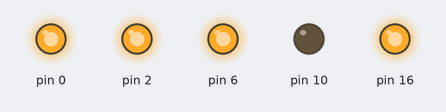
Recording of a sketch running on a simulated Arduino Uno, built with avr-gcc and run on an emulated ATmega328P. Parts: output pins drawn as LEDs (lit = HIGH).

Above: at 0.4 s.
At 11.3 s:
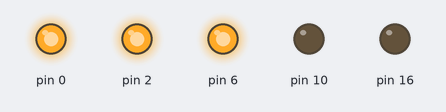
Timing chart, 0 to 31.3 s (numbered marks = the images above):
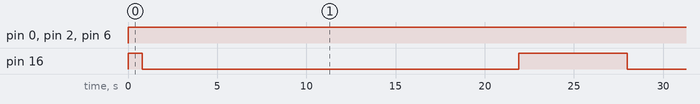

Measured:
- by itself, pin 0, pin 2, pin 6: LOW → HIGH at 0.00 s
- by itself, pin 16: repeats every 27.2 s: LOW 21.1 s, HIGH 6.1 s
- by itself, everything shown: repeats every 27.2 s, in 3 steps

The sketch:

CocaColaOutsideIn.ino
```cpp
#include "Constants.h"

void setup() {
    for (int i = 0; i < sizeof(Lights); i++) {
        pinMode(Lights[i], PATTERN_INITIALIZE);
    }
}

// code above the man is ignored by the emulator
// code below it is transpiled into js and run by the emulator

// )'(
// Scenes
// roughly: anything that calls `digitalWrite();` is a scene

void loop() {
    for (int i = 0; i < sizeof(Lights); i++) {
      digitalWrite(Lights[i], PATTERN_OFF);
      delay(none);
    }

    for (int i = 0; i < sizeof(letters); i++) {
        digitalWrite(letters[i], PATTERN_ON);
        delay(normal);
    }

    for (int i = 0, j = sizeof(background) - 1; i < (sizeof(background) / 2); i++, j--) {
        digitalWrite(background[i], PATTERN_ON);
        delay(none);
        digitalWrite(background[j], PATTERN_ON);
        delay(minimal);
    }

    delay(extended);

    for (int i = (sizeof(background) / 2) - 1, j = i + 1; i >= 0; i--, j++) {
        digitalWrite(background[i], PATTERN_OFF);
        delay(none);
        digitalWrite(background[j], PATTERN_OFF);
        delay(minimal);
    }

    delay(normal);

    for (int i = 0; i < sizeof(letters); i++) {
        digitalWrite(letters[i], PATTERN_OFF);
        delay(none);
    }

    delay(ish);
}
```

Constants.h
```cpp
typedef enum {
    HackH = 48,
    HackA = 26,
    HackC = 24,
    HackK = 46,
    MiddleA = 36,
    ColaC = 38,
    ColaO = 28,
    ColaL = 40,
    ColaA = 30,
    RedZero = 44,
    RedOne = 34,
    RedTwo = 50,
    RedThree = 42,
    RedFour = 22,
    RedFive = 32
 } PatternToPin;

static int Lights[16] = {
    HackH,
    HackA,
    HackC,
    HackK,
    MiddleA,
    ColaC,
    ColaO,
    ColaL,
    ColaA,
    RedZero,
    RedOne,
    RedTwo,
    RedThree,
    RedFour,
    RedFive
};

int letters[] = {
    HackH,
    HackA,
    HackC,
    HackK,
    MiddleA,
    ColaC,
    ColaO,
    ColaL,
    ColaA,
};

int background[] = {
    RedZero,
    RedOne,
    RedTwo,
    RedThree,
    RedFour,
    RedFive
};

#define PATTERN_OFF HIGH
#define PATTERN_ON LOW
#define PATTERN_INITIALIZE OUTPUT

typedef enum {
    none = 0,
    blinky = 1000,
    minimal = 500,
    normal = 800,
    ish = 2000,
    extended = 4000
} interval;

#define log(x, ...)
```
